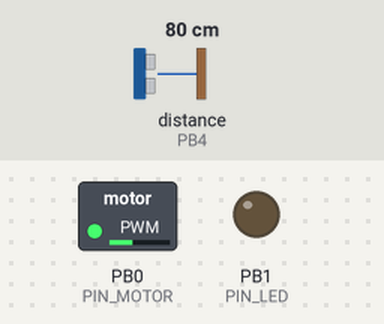
A sketch run on a simulated ATtiny85, built with avr-gcc and run on an emulated ATtiny85. Parts: switched loads named in the sketch (green lamp = pin HIGH), output pins drawn as LEDs (lit = HIGH). Wiring (inferred from the names in the program): ultrasonic range finder: trigger PB2; echo PB4. Dashed ring = blinking. The test bench sets the inputs (shaded band); at power-on: distance to the obstacle (sensor on PB4) 80 cm. The echo pulse lasts 58.3 µs per cm; pins used as bus, display or sensor lines are not drawn.

Above: at 0.9 s.
1.3 s: distance to the obstacle (sensor on PB4) set to 29 cm
At 1.85 s:
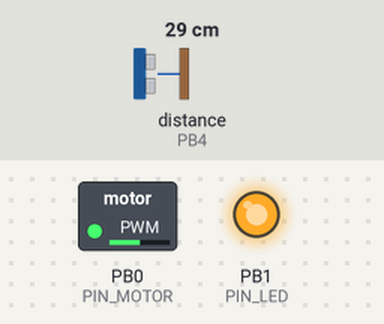
4.3 s: distance to the obstacle (sensor on PB4) set to 24 cm
At 4.78 s:
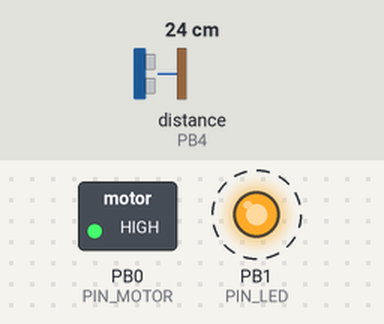
7.3 s: distance to the obstacle (sensor on PB4) set to 120 cm
At 8.6 s:
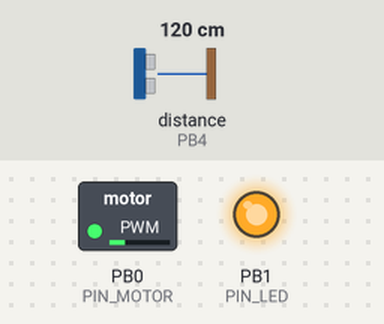
10.3 s: distance to the obstacle (sensor on PB4) set to 148 cm
12.2 s: distance to the obstacle (sensor on PB4) set to 158 cm
At 13.6 s:
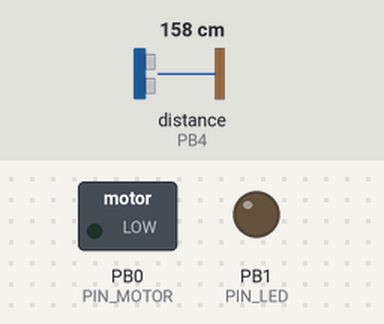
15.2 s: distance to the obstacle (sensor on PB4) set to 2 cm
At 15.79 s:
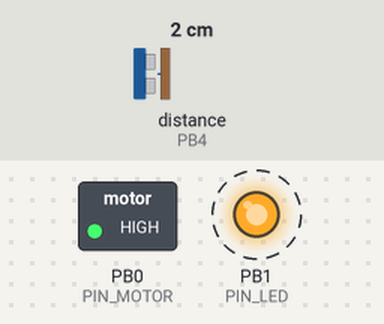
Timing chart, 0 to 19.2 s (numbered marks = the images above; inputs shaded):
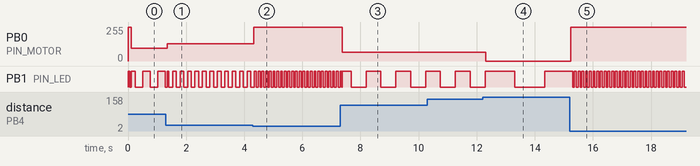

Measured:
- the behaviour switches between 27 and 26 cm on distance to the obstacle (sensor on PB4) (found by bisection; images 1 and 2)
- the behaviour switches between 152 and 153 cm on distance to the obstacle (sensor on PB4) (found by bisection; images 3 and 4)
- after the input at 1.3 s, PB0 (PIN_MOTOR): 96/255 → 128/255 after 0.06 s
- after the input at 4.3 s, PB0 (PIN_MOTOR): 128/255 → 255/255 at once; PB1 (PIN_LED): alternates HIGH for 0.06 s and LOW for 0.06 s, starting after 0.12 s
- after the input at 7.3 s, PB0 (PIN_MOTOR): 255/255 → 64/255 after 0.07 s
- after the input at 12.2 s, PB0 (PIN_MOTOR): 64/255 → 0/255 after 0.11 s
- after the input at 15.2 s, PB0 (PIN_MOTOR): 0/255 → 255/255 at once; PB1 (PIN_LED): alternates HIGH for 0.06 s and LOW for 0.06 s, starting after 0.10 s
- by itself, PB1 (PIN_LED): repeats every 0.26 s: LOW 0.13 s, HIGH 0.13 s

The sketch:

firmware.ino
```cpp
/*
 *  Projeto Curricular Articulador
 *       UnigranRio - 2018.2
 *
 *
 *  Tornozeleira detectora de obstáculos
 */


#include <Thread.h>
#include <ThreadController.h>

// Arduino Uno Pinage
#if defined(__AVR_ATmega328P__) || defined(__AVR_ATmega168__)
  #define PIN_MOTOR 5
  #define PIN_TRIG 4
  #define PIN_ECHO 3
  #define PIN_LED 13
#endif

// Digispark AtTiny85 Pinage
#if defined (__AVR_ATtiny85__)
  #define PIN_MOTOR 0
  #define PIN_TRIG 2
  #define PIN_ECHO 4
  #define PIN_LED 1
#endif

#define DIST_FAR 150
#define DIST_WARN 100
#define DIST_ALERT 75
#define DIST_DANGER 25

#define THREAD_SENSOR_DELAY 100

//HCSR04 sensor(PIN_TRIG, PIN_ECHO);

ThreadController controll_task = ThreadController();
Thread thread_sensor = Thread();

int distance = 0;
int blink_level = 0;

void setup() {
  pinMode(PIN_MOTOR, OUTPUT);
  pinMode(PIN_LED, OUTPUT);
  pinMode(PIN_TRIG, OUTPUT);
  pinMode(PIN_ECHO, INPUT);

  digitalWrite(PIN_MOTOR, LOW);

  // Sensor Thread config
  thread_sensor.onRun(read_distance);
  thread_sensor.setInterval(THREAD_SENSOR_DELAY);

  // Add thread controll
  controll_task.add(&thread_sensor);
}

void loop() {
  controll_task.run();

  if(distance > DIST_FAR){
    analogWrite(PIN_MOTOR, 0);
    blink_level = 16;
  } else
  if(distance > DIST_WARN && distance <= DIST_FAR){
    analogWrite(PIN_MOTOR, 64);
    blink_level = 8;
  } else
  if(distance > DIST_ALERT && distance <= DIST_WARN){
    analogWrite(PIN_MOTOR, 96);
    blink_level = 4;
  } else
  if(distance > DIST_DANGER && distance <= DIST_ALERT){
    analogWrite(PIN_MOTOR, 128);
    blink_level = 2;
  } else
  if(distance <= DIST_DANGER){
    analogWrite(PIN_MOTOR, 255);
    blink_level = 1;
  }

  digitalWrite(PIN_LED, millis()/(64 * blink_level)%2 == 0);
}

// Threads
void read_distance(){
  // Pulse
  digitalWrite(PIN_TRIG, HIGH);
  delayMicroseconds(10);
  digitalWrite(PIN_TRIG, LOW);

  // Echo
  distance = pulseIn(PIN_ECHO, HIGH)/58.82;
}
```
